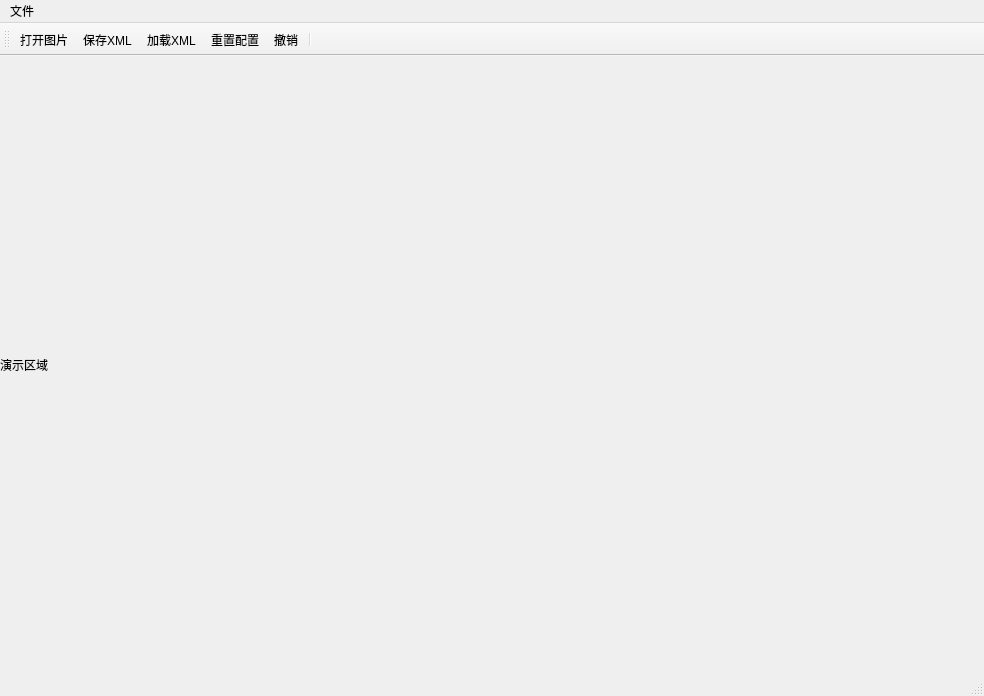
<?xml version="1.0" encoding="UTF-8"?>
<ui version="4.0">
 <class>MainWindow</class>
 <widget class="QMainWindow" name="MainWindow">
  <property name="geometry">
   <rect>
    <x>0</x>
    <y>0</y>
    <width>984</width>
    <height>696</height>
   </rect>
  </property>
  <property name="mouseTracking">
   <bool>true</bool>
  </property>
  <property name="windowTitle">
   <string>MainWindow</string>
  </property>
  <widget class="QWidget" name="centralWidget">
   <property name="mouseTracking">
    <bool>true</bool>
   </property>
   <layout class="QHBoxLayout" name="horizontalLayout_2">
    <property name="spacing">
     <number>0</number>
    </property>
    <property name="leftMargin">
     <number>0</number>
    </property>
    <property name="topMargin">
     <number>0</number>
    </property>
    <property name="rightMargin">
     <number>0</number>
    </property>
    <property name="bottomMargin">
     <number>0</number>
    </property>
    <item>
     <layout class="QVBoxLayout" name="verticalLayout" stretch="7">
      <property name="spacing">
       <number>0</number>
      </property>
      <item>
       <widget class="QLabel" name="label">
        <property name="mouseTracking">
         <bool>true</bool>
        </property>
        <property name="lineWidth">
         <number>40</number>
        </property>
        <property name="text">
         <string>演示区域</string>
        </property>
        <property name="textFormat">
         <enum>Qt::RichText</enum>
        </property>
       </widget>
      </item>
     </layout>
    </item>
   </layout>
  </widget>
  <widget class="QToolBar" name="mainToolBar">
   <attribute name="toolBarArea">
    <enum>TopToolBarArea</enum>
   </attribute>
   <attribute name="toolBarBreak">
    <bool>false</bool>
   </attribute>
   <addaction name="actionOpenImage"/>
   <addaction name="actionSaveXml"/>
   <addaction name="actionLoadXml"/>
   <addaction name="actionResetConfig"/>
   <addaction name="actionReTry"/>
   <addaction name="separator"/>
  </widget>
  <widget class="QStatusBar" name="statusBar"/>
  <widget class="QMenuBar" name="menuBar">
   <property name="geometry">
    <rect>
     <x>0</x>
     <y>0</y>
     <width>984</width>
     <height>26</height>
    </rect>
   </property>
   <widget class="QMenu" name="menuOpenPic">
    <property name="title">
     <string>文件</string>
    </property>
    <addaction name="actionOpenImage"/>
    <addaction name="actionSaveXml"/>
    <addaction name="actionLoadXml"/>
    <addaction name="actionResetConfig"/>
    <addaction name="actionReTry"/>
   </widget>
   <addaction name="menuOpenPic"/>
  </widget>
  <action name="actionOpenImage">
   <property name="icon">
    <iconset resource="stylesheet/image.qrc">
     <normaloff>:/new/icon/openfile.jpg</normaloff>:/new/icon/openfile.jpg</iconset>
   </property>
   <property name="text">
    <string>打开图片</string>
   </property>
  </action>
  <action name="actionSaveXml">
   <property name="icon">
    <iconset resource="stylesheet/image.qrc">
     <normaloff>:/new/icon/info.png</normaloff>:/new/icon/info.png</iconset>
   </property>
   <property name="text">
    <string>保存XML</string>
   </property>
  </action>
  <action name="actionLoadXml">
   <property name="icon">
    <iconset resource="stylesheet/image.qrc">
     <normaloff>:/new/icon/open.jpg</normaloff>:/new/icon/open.jpg</iconset>
   </property>
   <property name="text">
    <string>加载XML</string>
   </property>
  </action>
  <action name="actionResetConfig">
   <property name="icon">
    <iconset resource="stylesheet/image.qrc">
     <normaloff>:/new/icon/reset.jpg</normaloff>:/new/icon/reset.jpg</iconset>
   </property>
   <property name="text">
    <string>重置配置</string>
   </property>
  </action>
  <action name="actionReTry">
   <property name="icon">
    <iconset resource="stylesheet/image.qrc">
     <normaloff>:/new/icon/retry.jpg</normaloff>:/new/icon/retry.jpg</iconset>
   </property>
   <property name="text">
    <string>撤销</string>
   </property>
  </action>
 </widget>
 <layoutdefault spacing="6" margin="11"/>
 <resources>
  <include location="stylesheet/image.qrc"/>
 </resources>
 <connections/>
</ui>
